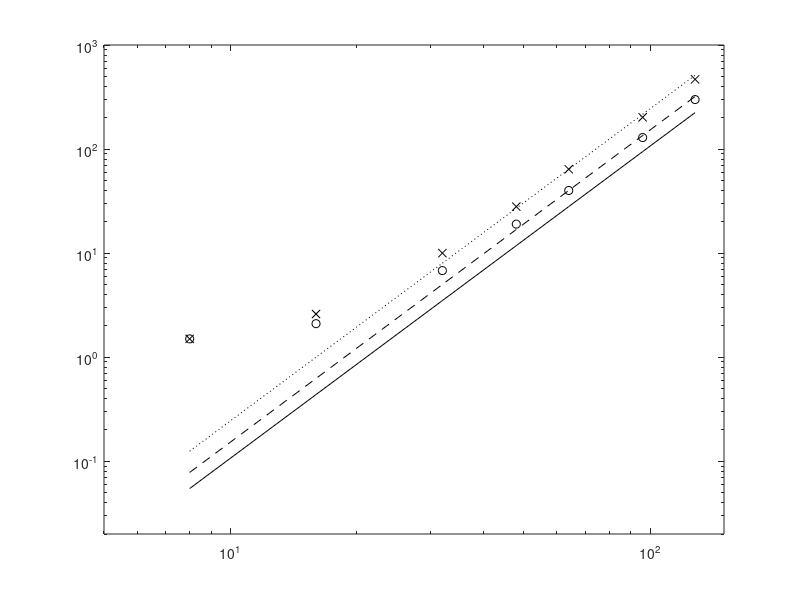

Write MATLAB code to recreate this figure. (Note: this script raises an error after producing the figure.)
N =    [8   16  32  48 64 96  128];
rk3 =  [1.5 2.6 10  28 64 202 468];
cnab = [1.5 2.1 6.8 19 40 129 299];


% minimum data has 14 fields
% un1 vn1 wn1 pn1,  un vn wn pn,  fn, fgn, hn, fn_1, fgn_1, hn_1

% cnab taussolver saves 6 additional fields: 20 fields total
% un1 vn1 wn1 pn1,  un vn wn pn,  fn, fgn, hn, fn_1, fgn_1, hn_1
% P0, v0, P+, v+, P-, v-

% cnab taussolver saves 3*6 additional fields: 32 fields total
% un1 vn1 wn1 pn1,  un vn wn pn,  fn, fgn, hn, fn_1, fgn_1, hn_1
% (P0, v0, P+, v+, P-, v-) times 3 substeps


% N^3 doubles/field
% 8   bytes/double
% 1/1048576  bytes/MB
% mindata = 14*8/1048576 N^3
mindata = (14*8/1048576)*N.^3;
cnabtau = (20*8/1048576)*N.^3;
rk3tau  = (32*8/1048576)*N.^3;

% mindata = [0.055 0.44 3.5000  12   28   95  224]

loglog(N,rk3, 'kx', N,cnab,'ko', N, rk3tau, 'k:', N, cnabtau, 'k--', ...
    N, mindata, 'k-');

axis([5 150 0.02 1000])
legend('RK3    measured', 'CNAB measured', 'RK3    estimate', 'CNAB estimate', ...
    'minimal estimate', 4)

ylabel('megabytes', 'FontSize', 14);
xlabel('N', 'FontSize', 14);

print -deps2 memory.eps
